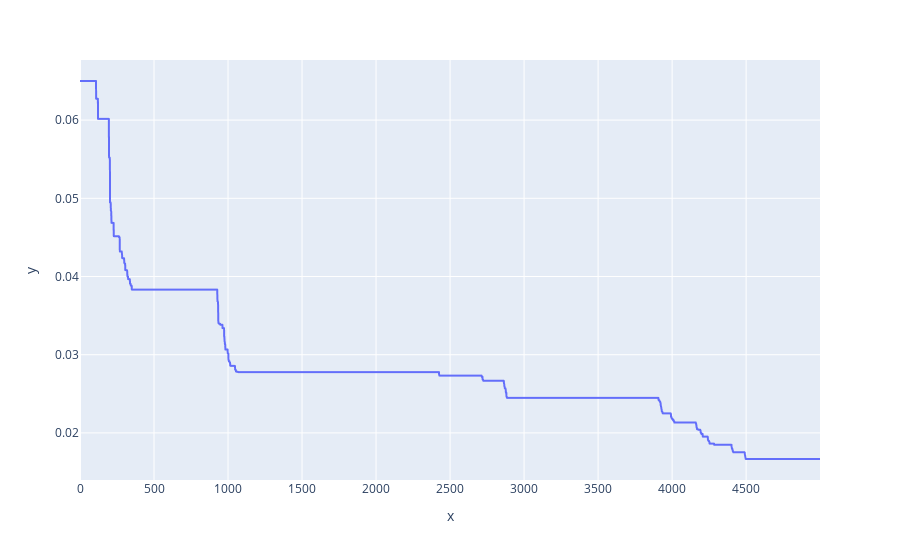

Notebook code cell kept with this figure:
### Code cell
px.line(y=mean_jaccard[order][:5000], hover_name=[i2t[o] for o in order[:5000]])

### Figure 1 — Plotly figure (JSON) as saved in the notebook; plotly's stock layout.template omitted (floating-point values rounded to 4 significant figures; data arrays with more than 128 entries replaced by an {"elided": "..."} marker saying what was removed)
{"data": [{"hovertemplate": "<b>%{hovertext}</b><br><br>x=%{x}<br>y=%{y}<extra></extra>", "hovertext": {"elided": "5000 str values"}, "legendgroup": "", "line": {"color": "#636efa", "dash": "solid"}, "mode": "lines", "name": "", "showlegend": false, "type": "scattergl", "x": {"elided": "5000 int values"}, "xaxis": "x", "y": {"elided": "5000 float values"}, "yaxis": "y"}], "layout": {"legend": {"tracegroupgap": 0}, "margin": {"t": 60}, "xaxis": {"anchor": "y", "domain": [0, 1], "title": {"text": "x"}}, "yaxis": {"anchor": "x", "domain": [0, 1], "title": {"text": "y"}}}}
